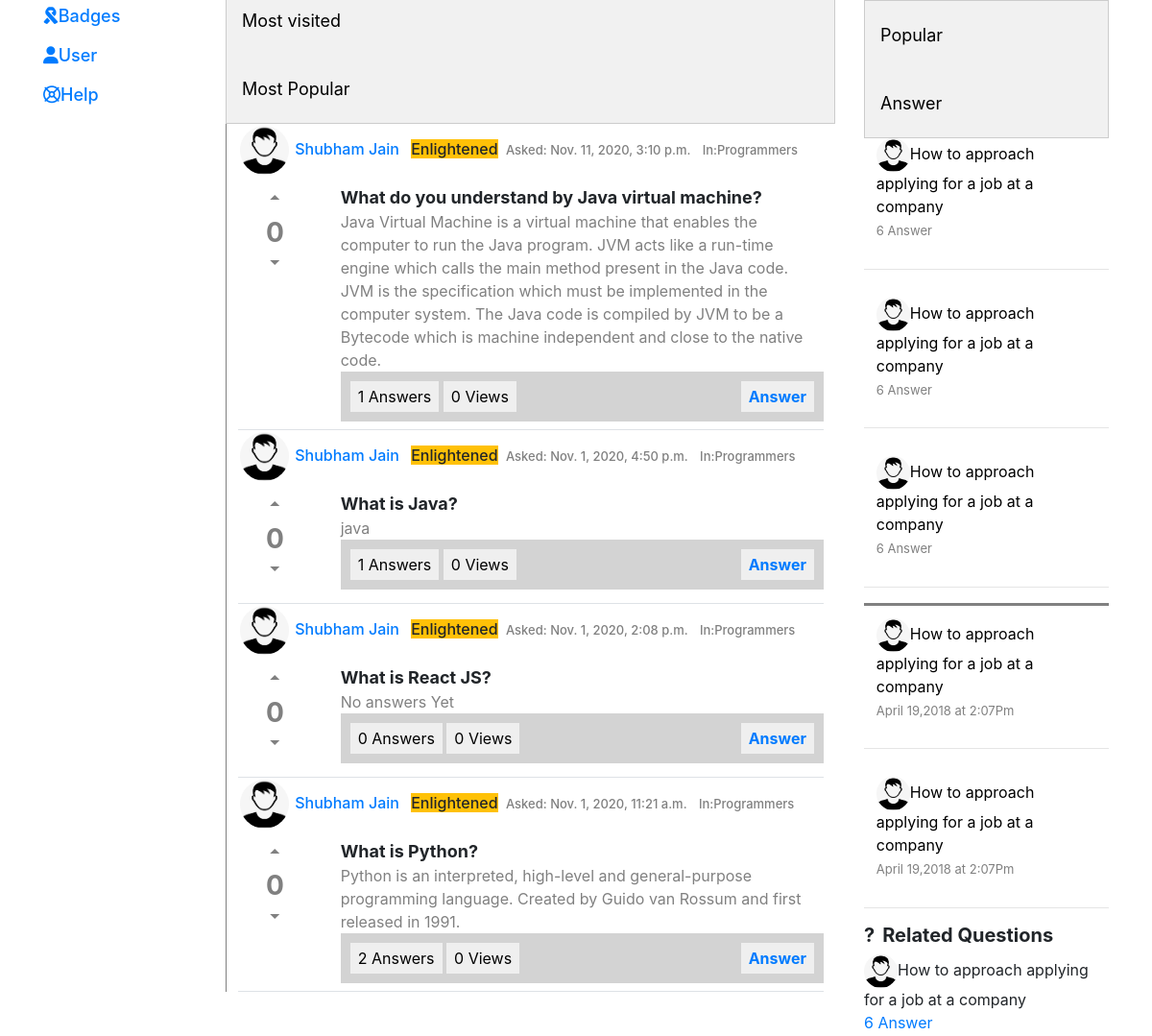
Before: / (middle part) with the older database file.
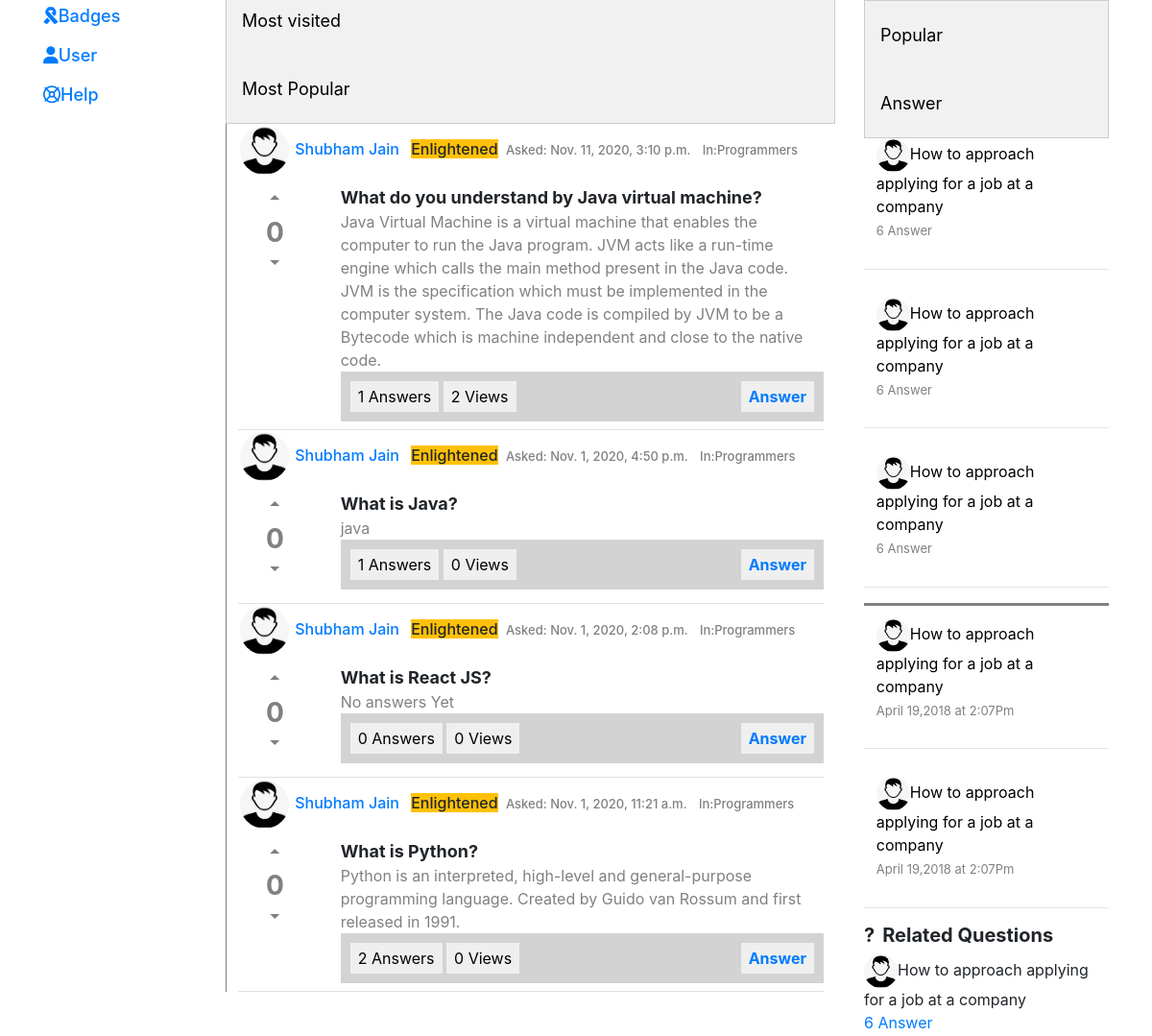
After: the same page with the newer database file.
### App/models.py (models this page shows, shortened)
class Questions(models.Model):
	questionId = models.UUIDField(default=uuid.uuid4, editable=True, unique=True)
	question = models.TextField()
	totalVotes = models.IntegerField(default=0,blank=True)
	date = models.DateTimeField(auto_now_add=True, blank=True)
	Views = models.IntegerField(default=0)
	User = models.ForeignKey(UserDetail,on_delete=models.CASCADE,related_name='userinfo')

class UserDetail(models.Model):
	UserId = models.CharField(max_length=50,default='',blank=True)
	FirstName = models.CharField(max_length=50,default='',blank=True)
	LastName = models.CharField(max_length=50,default='',blank=True)
	Phone = models.CharField(max_length=10,default='',blank=True)
	Password = models.CharField(max_length=100,default='',blank=True)
	Email = models.EmailField(blank=True)
	SecurityQuestion = models.CharField(max_length=150,default='',blank=True)
	SecurityAnswer = models.CharField(max_length=500,default='',blank=True)
	profilePic = models.ImageField(upload_to='media', default='media/user.png')
	Score = models.IntegerField(default=0)
	MALE = 'M'
	FEMALE = 'F'
	OTHER = 'O'
	GENDER_CHOICES = [
	    (MALE, 'Male'),
	    (FEMALE, 'Female'),
	    (OTHER, 'Other')
	    ]
	Gender = models.CharField(max_length=1,default='',choices=GENDER_CHOICES)

### App/views.py (the view)
# urls.py: path('', views.index, name='index'),
def index(request):
	recentQuestions = Questions.objects.all().order_by('-date')
	Ans = []
	for qid in recentQuestions:
		allAnswers = Answers.objects.filter(question=qid)
		Ans.append(allAnswers)
	if request.session.has_key('user'):
		user = request.session['user']
		params = {'userloggedIn':user,'AllQuestions':zip(recentQuestions,Ans),'class_':'recent',}
	else:
		params = {'AllQuestions':zip(recentQuestions,Ans),'class_':'recent'}
	return render(request, "index.html", params)

### App/templates/index.html (shortened to what the changed rows need)
{% extends 'base.html' %}
{% load static %}
{% block body %}
    <div class="container">
        <div class="row">
            <div class="col-lg-7 col-md-7 col-sm-12 col-12">
                <div id="Recent_Question" class="tabcontent" style="display: block;">
                    {% for question, Answers in AllQuestions %}
                    <div class="border-bottom pb-2">
                        <h6>
                            <img src="{{question.User.profilePic.url}}" class="midprofile">
                            <a href="/profile/{{question.User.UserId}}">
                            <span class="mr-2">{{question.User.FirstName}} {{question.User.LastName}}</span>
                            </a>
                            <span class="mr-1 btn-warning">Enlightened</span>
                            <span style="color:grey;font-size:small;">Asked:<span> {{question.date}}</span></span>
                            <span style="color:grey;font-size:small;" class="ml-2">In:<span>Programmers</span></span>
                            <br>
                        </h6>
                        <div class="row">
                            <div class="col-lg-2 col-md-2 col-sm-2 col-2">
                                <center>
                                    <h3 style="cursor: pointer;color:grey;font-weight: bolder;">
                                        <span onclick="votes('up--{{question.questionId}}')" data-href="{{question.questionId}}"
                                            class="material-icons" onclick="">
                                        </span><br>
                                        <span id="{{question.questionId}}">{{question.totalVotes}}</span><br>
                                        <span class="material-icons" onclick="votes('down--{{question.questionId}}')">
                                        </span></h3>
                                </center>
                            </div>
                            <div class="col-lg-10 col-md-10 col-sm-10 col-10">
                                <span style="font-size:large;font-weight: bold;">
                                {{question.question}}
                                </span>
                                <br>
                                <span style="color:gray">
                                    {% for ans in Answers|slice:1  %}
                                    {{ans.answer  }}
                                    <br>
                                    {% endfor %}
                                    </span>
                                <div class="midDivinnerSect">
                                    <button>{{Answers|length}} Answers</button>
                                    <button>{{question.Views}} Views</button>
                                    <button class="float-right">
                                    <a href="/answer/{{question.questionId}}">
                                        <strong class='answer' data-href="{{question.questionId}}">Answer</strong></button>
                                </div>
                            </div>
                        </div>
                    </div>
                    {% endfor %}
                </div>
            </div>
        </div>
    </div>
{% endblock %}

Changed rows visible on the page:
changed Questions "What do you understand by Java virtual machine?": Views "0" → "2"
